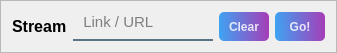
                <widget class="QFrame" name="frame">
                 <property name="maximumSize">
                  <size>
                   <width>16777215</width>
                   <height>50</height>
                  </size>
                 </property>
                 <property name="frameShape">
                  <enum>QFrame::Shape::StyledPanel</enum>
                 </property>
                 <property name="frameShadow">
                  <enum>QFrame::Shadow::Raised</enum>
                 </property>
                 <layout class="QHBoxLayout" name="horizontalLayout_6">
                  <item>
                   <widget class="QLabel" name="label_2">
                    <property name="font">
                     <font>
                      <pointsize>12</pointsize>
                      <bold>true</bold>
                     </font>
                    </property>
                    <property name="text">
                     <string>Stream</string>
                    </property>
                   </widget>
                  </item>
                  <item>
                   <widget class="QLineEdit" name="stream_url">
                    <property name="font">
                     <font>
                      <pointsize>11</pointsize>
                     </font>
                    </property>
                    <property name="styleSheet">
                     <string notr="true">background-color:rgba(0, 0, 0, 0);
border:none;
border-bottom:2px solid rgba(46, 82, 101, 200);
color:rgba(0, 0, 0, 240);
padding-bottom:7px;</string>
                    </property>
                    <property name="inputMask">
                     <string/>
                    </property>
                    <property name="text">
                     <string/>
                    </property>
                    <property name="placeholderText">
                     <string>  Link / URL</string>
                    </property>
                   </widget>
                  </item>
                  <item>
                   <widget class="QPushButton" name="clearURL_btn">
                    <property name="minimumSize">
                     <size>
                      <width>50</width>
                      <height>0</height>
                     </size>
                    </property>
                    <property name="maximumSize">
                     <size>
                      <width>16777215</width>
                      <height>30</height>
                     </size>
                    </property>
                    <property name="font">
                     <font>
                      <bold>true</bold>
                     </font>
                    </property>
                    <property name="styleSheet">
                     <string notr="true">QPushButton#clearURL_btn {
    background-color: qlineargradient(spread:pad, x1:0, y1:0.505682, x2:1, y2:0.477, stop:0 rgba(33, 150, 243, 219), stop:1 rgba(156, 39, 176, 226));
    color: rgba(255, 255, 255, 210);
    border-radius: 5px;
}

QPushButton#clearURL_btn:hover {
    background-color: qlineargradient(spread:pad, x1:0, y1:0.505682, x2:1, y2:0.477, stop:0 rgba(63, 81, 181, 219), stop:1 rgba(103, 58, 183, 226));
}

QPushButton#clearURL_btn:pressed {
    padding-left: 5px;
    padding-top: 5px;
    background-color: rgba(103, 58, 183, 255);
}
QPushButton#clearURL_btn:disabled {
    background-color: rgba(200, 200, 200, 150);
    color: rgba(255, 255, 255, 150);
}

</string>
                    </property>
                    <property name="text">
                     <string>Clear</string>
                    </property>
                   </widget>
                  </item>
                  <item>
                   <widget class="QPushButton" name="startStream_btn">
                    <property name="minimumSize">
                     <size>
                      <width>50</width>
                      <height>0</height>
                     </size>
                    </property>
                    <property name="maximumSize">
                     <size>
                      <width>200</width>
                      <height>30</height>
                     </size>
                    </property>
                    <property name="font">
                     <font>
                      <bold>true</bold>
                     </font>
                    </property>
                    <property name="layoutDirection">
                     <enum>Qt::LayoutDirection::LeftToRight</enum>
                    </property>
                    <property name="styleSheet">
                     <string notr="true">QPushButton#startStream_btn {
    background-color: qlineargradient(spread:pad, x1:0, y1:0.505682, x2:1, y2:0.477, stop:0 rgba(33, 150, 243, 219), stop:1 rgba(156, 39, 176, 226));
    color: rgba(255, 255, 255, 210);
    border-radius: 5px;
}

QPushButton#startStream_btn:hover {
    background-color: qlineargradient(spread:pad, x1:0, y1:0.505682, x2:1, y2:0.477, stop:0 rgba(63, 81, 181, 219), stop:1 rgba(103, 58, 183, 226));
}

QPushButton#startStream_btn:pressed {
    padding-left: 5px;
    padding-top: 5px;
    background-color: rgba(103, 58, 183, 255);
}

QPushButton#startStream_btn:disabled {
    background-color: rgba(200, 200, 200, 150);
    color: rgba(255, 255, 255, 150);
}
</string>
                    </property>
                    <property name="text">
                     <string>Go!</string>
                    </property>
                   </widget>
                  </item>
                 </layout>
                </widget>
